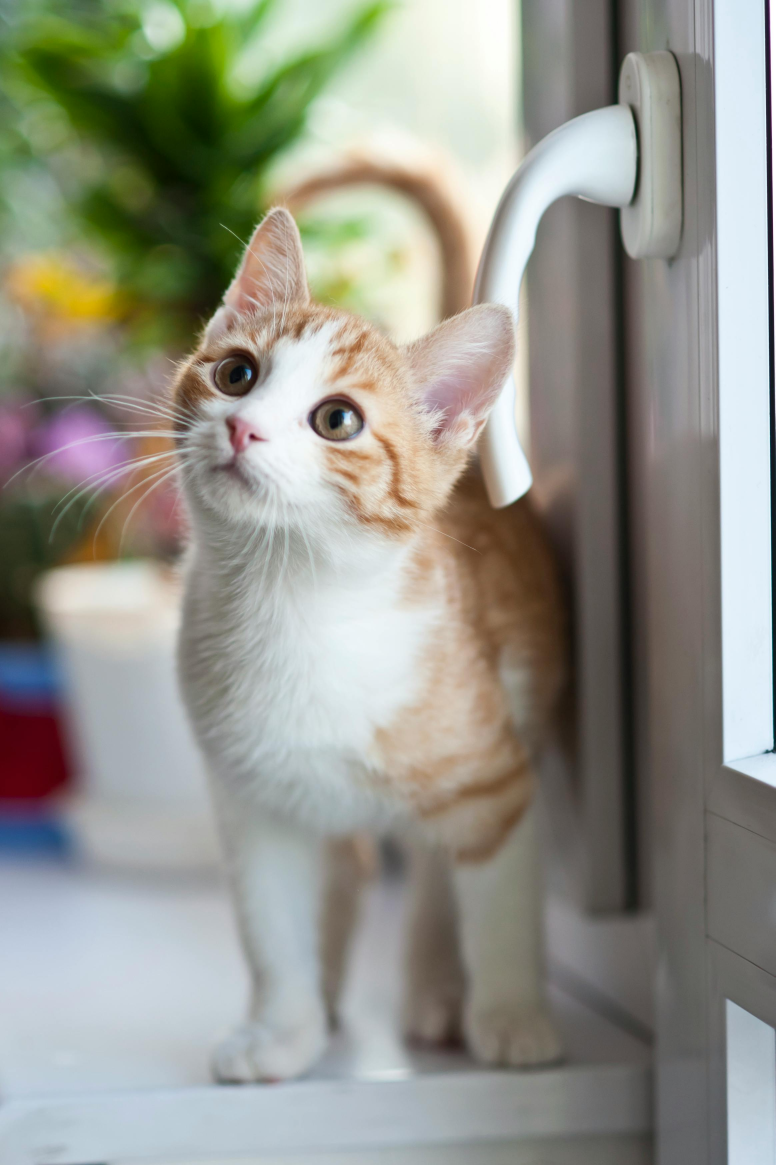
#> input picture cat.jpg, 2326 x 3495 px (shown at 1/3 size)
$ python q1.py
#> lines starting #> are read from the running program, lines starting #| are printed output that depends on the picture
import numpy as np
import cv2

def convolve2D(image, kernel):
    """
    Perform a 2D convolution operation on an input image using the given filter (kernel).
    :param image: 2D NumPy array representing the input image
    :param kernel: 2D NumPy array representing the filter/kernel
    :return: 2D NumPy array representing the convolved image
    """
    image_height, image_width = image.shape
    kernel_height, kernel_width = kernel.shape

    # Flip the kernel (required for convolution, but not for cross-correlation)
    kernel = np.flipud(np.fliplr(kernel))

    # Determine the padding size
    pad_height = kernel_height // 2
    pad_width = kernel_width // 2

    # Pad the image with zeros
    padded_image = np.pad(image, ((pad_height, pad_height), (pad_width, pad_width)), mode='constant', constant_values=0)

    # Create an output array
    output = np.zeros((image_height, image_width))

    # Perform convolution
    for i in range(image_height):
        for j in range(image_width):
            output[i, j] = np.sum(
                padded_image[i:i + kernel_height, j:j + kernel_width] * kernel
            )

    return output

# Load a real image
def main():
    image = cv2.imread('cat.jpg', cv2.IMREAD_GRAYSCALE)  # Load image in grayscale
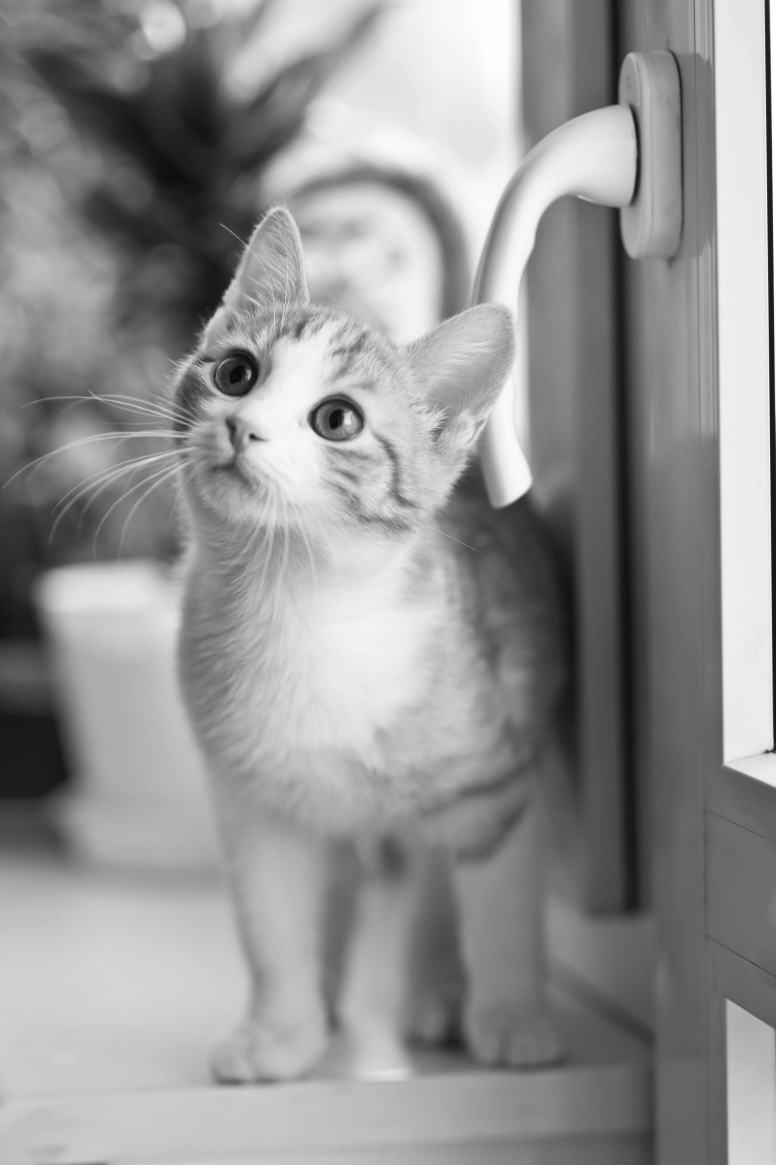
#> image: shape (3495, 2326) (shown at 1/3 size); min 3, max 255, mean 147.3
    if image is None:
        print("Error: Image not found.")
        return

    image = cv2.resize(image ,(512 , 512))
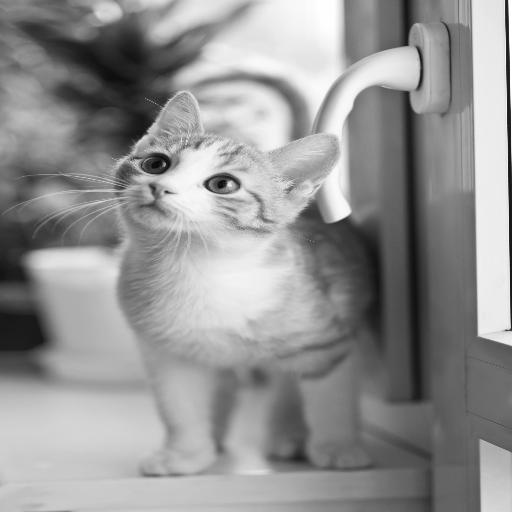
#> image: shape (512, 512); min 7, max 255, mean 147.2

    kernel = np.array([[1, 0, -1],
                        [1, 0, -1],
                        [1, 0, -1]])

    print("Image loaded")
    convolved_output = convolve2D(image, kernel)
#> in convolve2D, `padded_image = np.pad(image, ((pad_height, pad_height), (pad_width, pa..`:
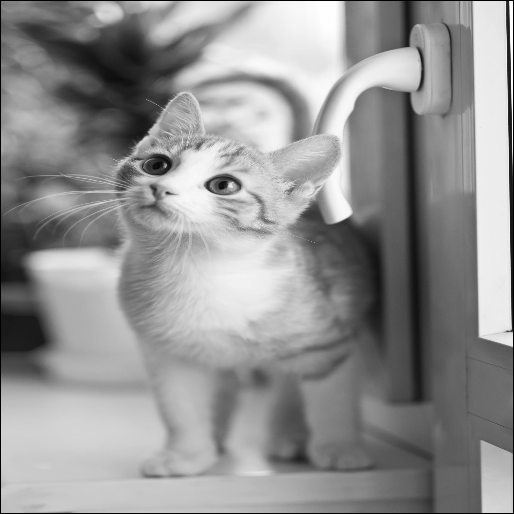
#> padded_image: shape (514, 514); min 0, max 255, mean 146
#> after the loop in convolve2D, `for i in range(image_height):`:
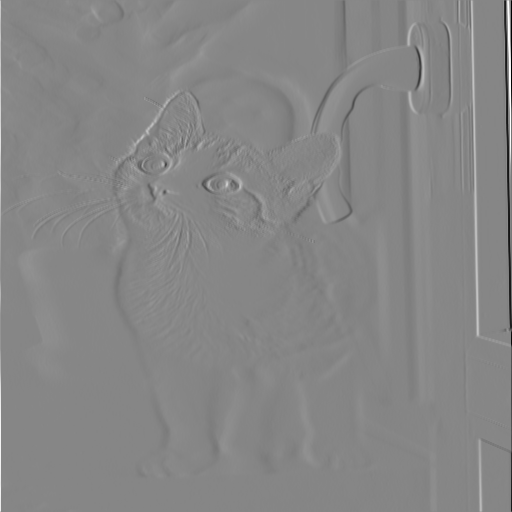
#> output: shape (512, 512) float64; min -765, max 686, mean 0.1; drawn with min black and max white

    # Display results
    print("Image loaded  and convolved")
    cv2.imshow('Original Image', image)
    cv2.imshow('Convolved Image', convolved_output.astype(np.uint8))
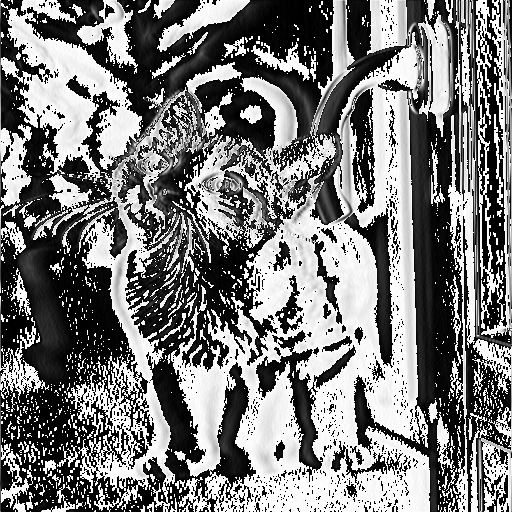
#> window 'Convolved Image': shape (512, 512); min 0, max 255, mean 121.9
    cv2.waitKey(0)
    cv2.destroyAllWindows()

if __name__ == "__main__":
    main()

$ run again, with house.jpg copied over cat.jpg
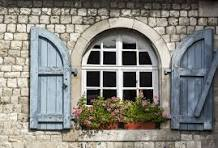
#> input picture house.jpg, 218 x 148 px
#> after the loop in convolve2D, `for i in range(image_height):`:
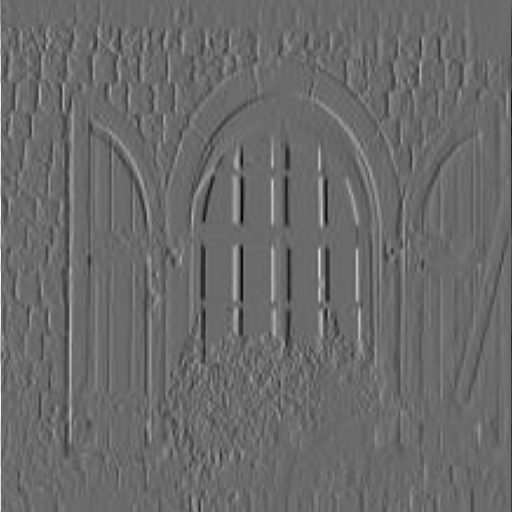
#> output: shape (512, 512) float64; min -532, max 734, mean -0.6; drawn with min black and max white
#> in main, `cv2.imshow('Convolved Image', convolved_output.astype(np.uint8))`:
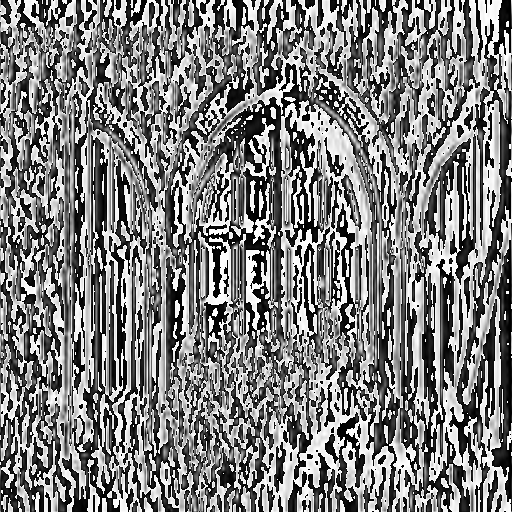
#> window 'Convolved Image': shape (512, 512); min 0, max 255, mean 126.6
